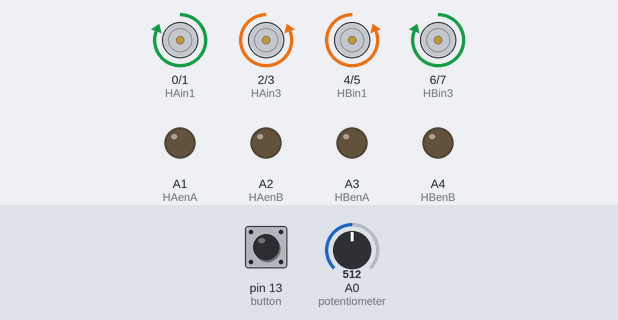
A program run on a simulated Arduino Uno, built with avr-gcc and run on an emulated ATmega328P. Parts: motor-driver pin pairs drawn as motors (green arrow = first pin HIGH = forward, orange = second pin HIGH = backward, longer = more drive), output pins drawn as LEDs (lit = HIGH). The test bench sets the inputs (shaded band); at power-on: A0 (potentiometer) = 512, pin 13 (button) LOW.

Above: at 1.2 s.
1.3 s: A0 (potentiometer) set to 520
At 1.8 s:
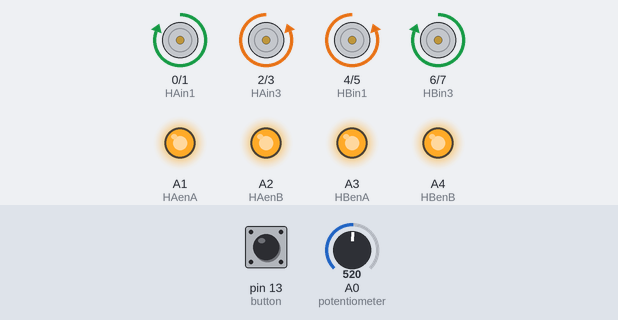
2.8 s: pin 13 (button) pulled HIGH for 0.15 s
At 3.9 s:
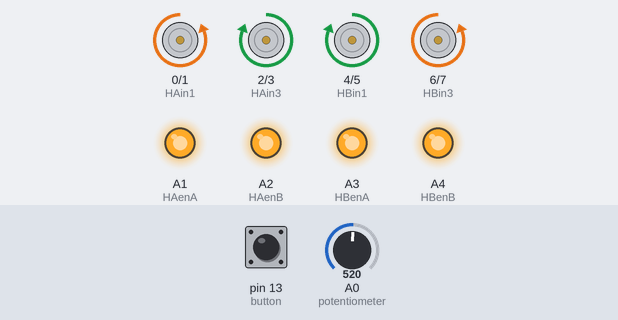
4.4 s: A0 (potentiometer) set to 511
At 5.0 s:
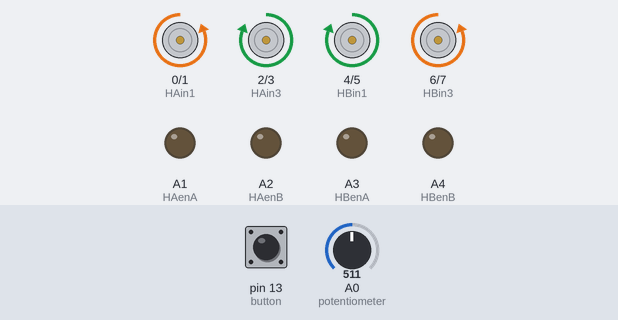
5.9 s: A0 (potentiometer) set to 716
At 7.1 s:
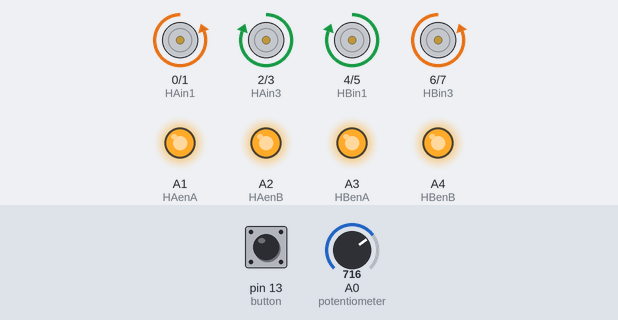
7.4 s: A0 (potentiometer) set to 306
At 7.7 s:
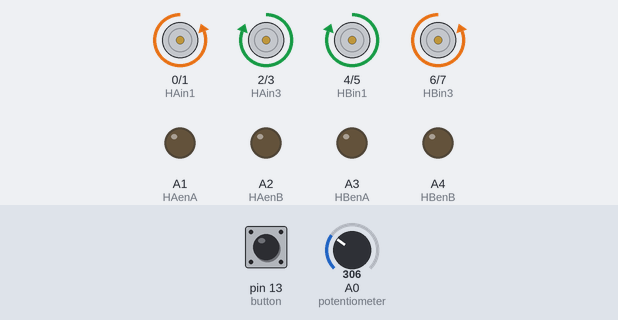
Timing chart, 0 to 9.9 s (numbered marks = the images above; inputs shaded):
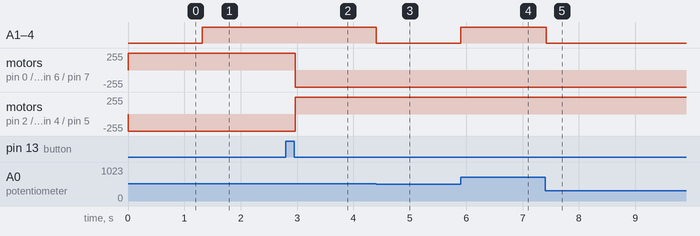

Measured:
- the behaviour switches between 513 and 514 on A0 (potentiometer) (found by bisection; images 0 and 1)
- after the input at 1.3 s, A1 (HAenA), A2 (HAenB), A3 (HBenA), A4 (HBenB): LOW → HIGH at once
- after the input at 2.8 s, motor on pin 0 (HAin1) / pin 1 (HAin2), motor on pin 6 (HBin3) / pin 7 (HBin4): forward 255/255 → backward 255/255 after 0.17 s; motor on pin 2 (HAin3) / pin 3 (HAin4), motor on pin 4 (HBin1) / pin 5 (HBin2): backward 255/255 → forward 255/255 after 0.17 s
- after the input at 4.4 s, A1 (HAenA), A2 (HAenB), A3 (HBenA), A4 (HBenB): HIGH → LOW at once
- after the input at 5.9 s, A1 (HAenA), A2 (HAenB), A3 (HBenA), A4 (HBenB): LOW → HIGH at once
- after the input at 7.4 s, A1 (HAenA), A2 (HAenB), A3 (HBenA), A4 (HBenB): HIGH → LOW at once

The program:

main.cpp
```cpp
#include <Arduino.h>
#include <TinyGPSPlus.h>
#include <SoftwareSerial.h>

#define HAenA A1
#define HAin1 0
#define HAin2 1
#define HAin3 2
#define HAin4 3
#define HAenB A2

#define HBenA A3
#define HBin1 4
#define HBin2 5
#define HBin3 6
#define HBin4 7
#define HBenB A4

#define button 13

int rotDirection = 0;
int pressed = false;

void setup() {
  pinMode(HAenA, OUTPUT);
  pinMode(HAin1, OUTPUT);
  pinMode(HAin2, OUTPUT);
  pinMode(HAenB, OUTPUT);
  pinMode(HAin3, OUTPUT);
  pinMode(HAin4, OUTPUT);

  pinMode(HBenA, OUTPUT);
  pinMode(HBin1, OUTPUT);
  pinMode(HBin2, OUTPUT);
  pinMode(HBenB, OUTPUT);
  pinMode(HBin3, OUTPUT);
  pinMode(HBin4, OUTPUT);

  pinMode(button, INPUT);

  // Set initial rotation direction
  digitalWrite(HAin1, HIGH);
  digitalWrite(HAin2, LOW);

  digitalWrite(HAin3, LOW);
  digitalWrite(HAin4, HIGH);

  digitalWrite(HBin1, LOW);
  digitalWrite(HBin2, HIGH);

  digitalWrite(HBin3, HIGH);
  digitalWrite(HBin4, LOW);


}

void loop() {
  int potValue = analogRead(A0); // Read potentiometer value
  int pwmOutput = map(potValue, 0, 1023, 0 , 255); // Map the potentiometer value from 0 to 255
  analogWrite(HAenA, pwmOutput); // Send PWM signal to L298N Enable pin
  analogWrite(HAenB, pwmOutput); // Send PWM signal to L298N Enable pin
  analogWrite(HBenA, pwmOutput); // Send PWM signal to L298N Enable pin
  analogWrite(HBenB, pwmOutput); // Send PWM signal to L298N Enable pin

  // Read button - Debounce
  if (digitalRead(button)) {
    pressed = !pressed;
  }
  while (digitalRead(button));
  delay(20);

  // If button is pressed - change rotation direction
  if (pressed && rotDirection == 0) {
    digitalWrite(HAin1, LOW);
    digitalWrite(HAin2, HIGH);

  digitalWrite(HAin3, HIGH);
  digitalWrite(HAin4, LOW);

  digitalWrite(HBin1, HIGH);
  digitalWrite(HBin2, LOW);

  digitalWrite(HBin3, LOW);
  digitalWrite(HBin4, HIGH);
    rotDirection = 1;
    delay(20);
  }
  // If button is pressed - change rotation direction
  if (!pressed && rotDirection == 1) {
    digitalWrite(HAin1, HIGH);
    digitalWrite(HAin2, LOW);

    digitalWrite(HAin3, LOW);
    digitalWrite(HAin4, HIGH);

    digitalWrite(HBin1, LOW);
    digitalWrite(HBin2, HIGH);

    digitalWrite(HBin3, HIGH);
    digitalWrite(HBin4, LOW);
    rotDirection = 0;
    delay(20);
  }
}
```
